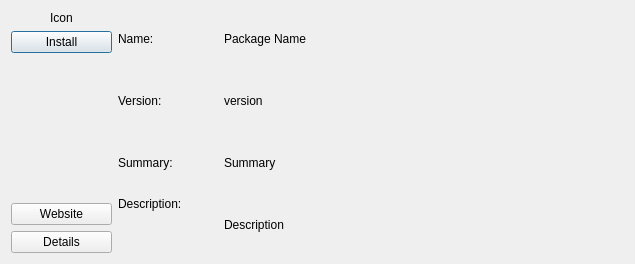
<?xml version="1.0" encoding="UTF-8"?>
<ui version="4.0">
 <class>RpmDisplayDlg</class>
 <widget class="QDialog" name="RpmDisplayDlg">
  <property name="geometry">
   <rect>
    <x>0</x>
    <y>0</y>
    <width>635</width>
    <height>264</height>
   </rect>
  </property>
  <property name="windowTitle">
   <string>Dialog</string>
  </property>
  <layout class="QHBoxLayout" name="horizontalLayout" stretch="1,5">
   <item>
    <layout class="QVBoxLayout" name="verticalLayout">
     <item>
      <widget class="QLabel" name="iconLabel">
       <property name="text">
        <string>Icon</string>
       </property>
       <property name="alignment">
        <set>Qt::AlignCenter</set>
       </property>
      </widget>
     </item>
     <item>
      <widget class="QPushButton" name="installBtn">
       <property name="text">
        <string>Install</string>
       </property>
      </widget>
     </item>
     <item>
      <spacer name="verticalSpacer">
       <property name="orientation">
        <enum>Qt::Vertical</enum>
       </property>
       <property name="sizeHint" stdset="0">
        <size>
         <width>20</width>
         <height>40</height>
        </size>
       </property>
      </spacer>
     </item>
     <item>
      <widget class="QPushButton" name="webBtn">
       <property name="text">
        <string>Website</string>
       </property>
      </widget>
     </item>
     <item>
      <widget class="QPushButton" name="DetailBtn">
       <property name="text">
        <string>Details</string>
       </property>
      </widget>
     </item>
    </layout>
   </item>
   <item>
    <layout class="QGridLayout" name="gridLayout" columnstretch="1,4">
     <item row="0" column="0">
      <widget class="QLabel" name="label">
       <property name="text">
        <string>Name:</string>
       </property>
       <property name="alignment">
        <set>Qt::AlignLeading|Qt::AlignLeft|Qt::AlignVCenter</set>
       </property>
      </widget>
     </item>
     <item row="0" column="1">
      <widget class="QLabel" name="packageNameLabel">
       <property name="text">
        <string>Package Name</string>
       </property>
      </widget>
     </item>
     <item row="1" column="0">
      <widget class="QLabel" name="label_2">
       <property name="text">
        <string>Version:</string>
       </property>
       <property name="alignment">
        <set>Qt::AlignLeading|Qt::AlignLeft|Qt::AlignVCenter</set>
       </property>
      </widget>
     </item>
     <item row="1" column="1">
      <widget class="QLabel" name="versionLabel">
       <property name="text">
        <string>version</string>
       </property>
      </widget>
     </item>
     <item row="2" column="0">
      <widget class="QLabel" name="label_3">
       <property name="text">
        <string>Summary:</string>
       </property>
      </widget>
     </item>
     <item row="2" column="1">
      <widget class="QLabel" name="summaryLabel">
       <property name="text">
        <string>Summary</string>
       </property>
      </widget>
     </item>
     <item row="3" column="0">
      <widget class="QLabel" name="label_4">
       <property name="text">
        <string>Description:</string>
       </property>
       <property name="alignment">
        <set>Qt::AlignLeading|Qt::AlignLeft|Qt::AlignTop</set>
       </property>
      </widget>
     </item>
     <item row="3" column="1">
      <widget class="QLabel" name="desLabel">
       <property name="text">
        <string>Description</string>
       </property>
      </widget>
     </item>
    </layout>
   </item>
  </layout>
 </widget>
 <resources/>
 <connections/>
</ui>
